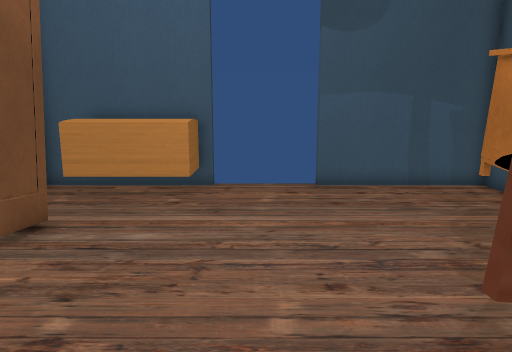
View 1 (above)

16 first-person views from a walk through a 3-D level made in the Unity game engine. The camera is 1.4 m above the floor, tilts 10° down and sees 70° across. The floor is counted in squares, 0.5 m on a side. Each view is taken from the middle of a square. On the plan, view 1 faces up. The plan holds only what a view shows up to about 20 squares ahead; the rest is blank. Some animated figures are not drawn.

View 2
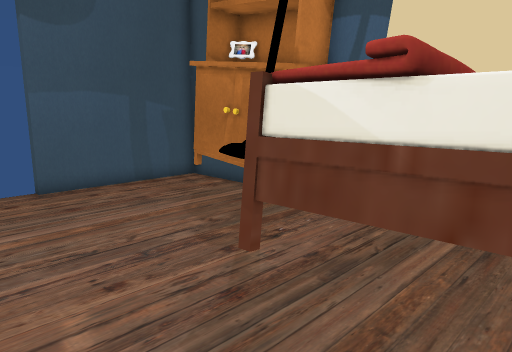

View 3
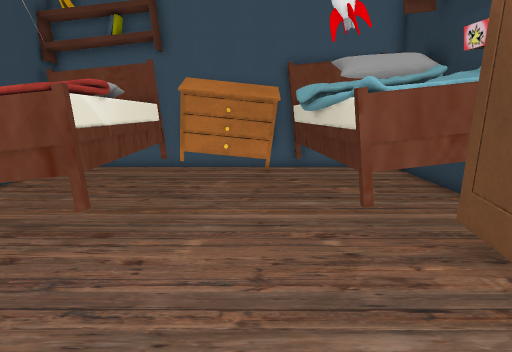

View 4
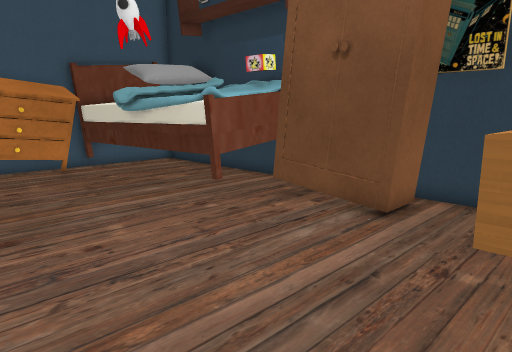

View 5
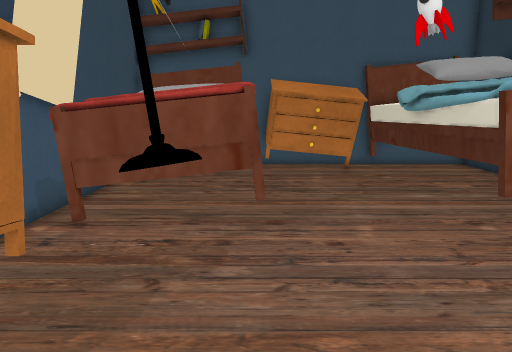

View 6
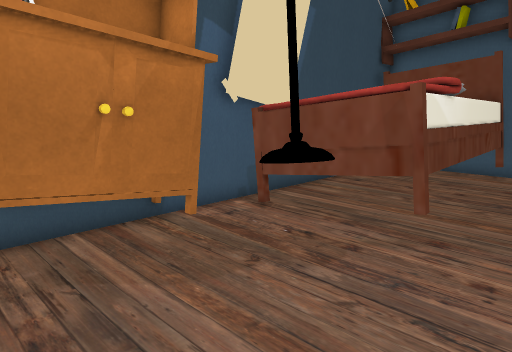

View 7
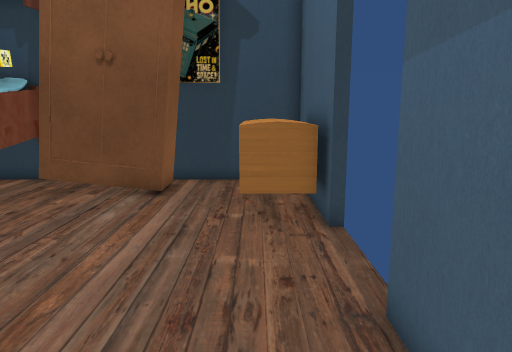

View 8
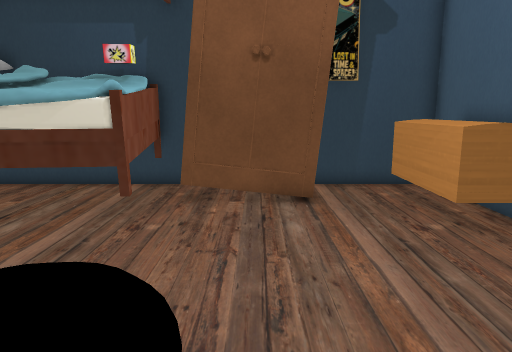

View 9
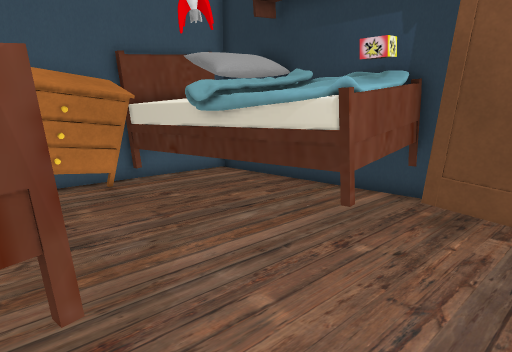

View 10
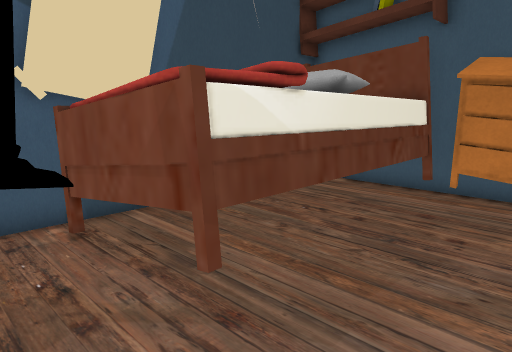

View 11
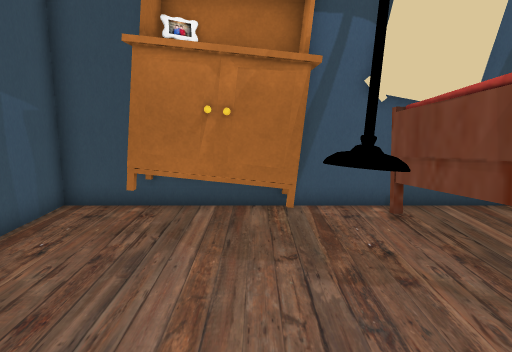

View 12
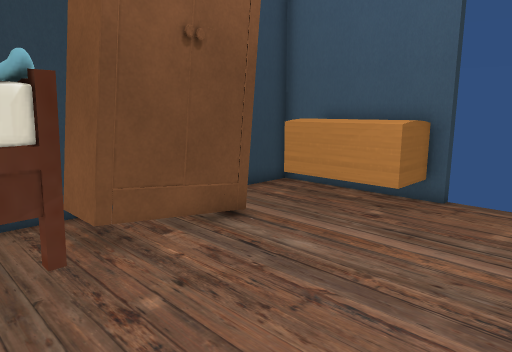

View 13
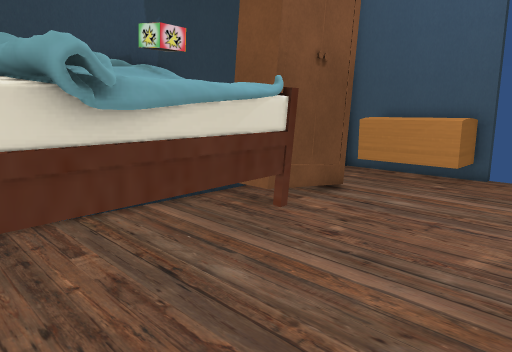

View 14
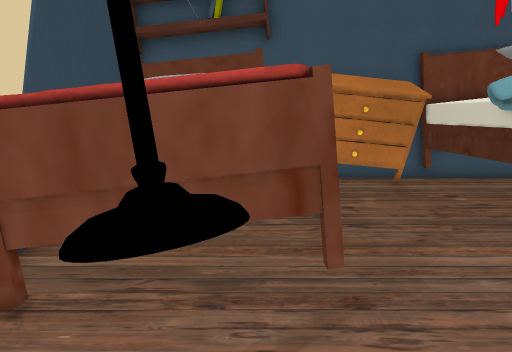

View 15
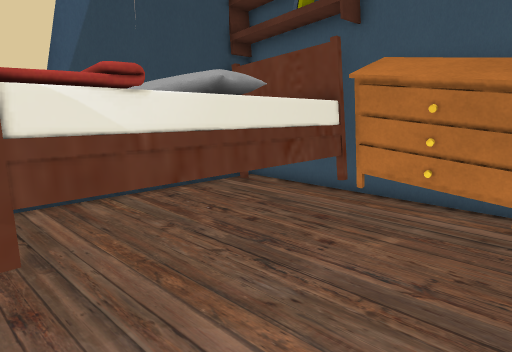

View 16
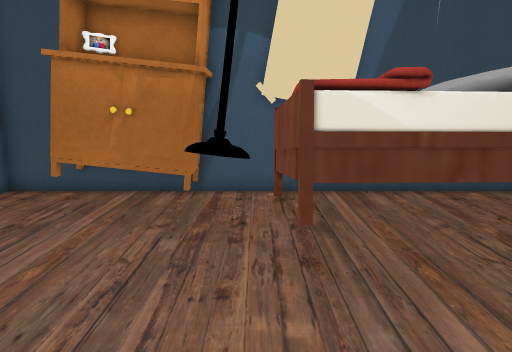

### Floor plan
Key: @ floor where view 1 was taken; # wall or solid block; . floor; = window, fence, low wall or low ledge; ^ raised ledge; O other object.
Columns run from 8 left of view 1 to 9 right of it. Each row starts with its distance up from view 1.
 14 #######    #######
 13 #. OOOO..........#
 12 #.OOOOO..........#
 11 #..............OO#
 10 #..............OO#
  9 #OOO...........OO#
  8 #  O...........OO#
  7    O.........=.OO#
  6    O........^#=. #
  5 #OOO........== . #
  4 #..OO......OOOOOO#
  3 OOOOOO.....OO   O#
  2 OOOOOO.....OOOOOO#
  1 OOOOOO.....O     #
  0 #OOOOO..@..OOOOO #
 -1 #OOOOOO....OOOO  #
 -2 #OOOOO.....OO
 -3 #OOOOO.....O
 -4 #   OOOOOOOOO
 -5 #   OOOOOOOOOOOOO
 -6 #OOOOOOOOOO#####

Where each view was taken, in squares from view 1:
view 1: 0 up, 0 right, facing up
view 2: 0 up, 1 left, facing up-right
view 3: 12 up, 1 left, facing down
view 4: 13 up, 4 right, facing down-left
view 5: 13 up, 3 right, facing down
view 6: 12 up, 0 right, facing down-right
view 7: 12 up, 7 right, facing left
view 8: 7 up, 6 right, facing left
view 9: 8 up, 4 right, facing down-left
view 10: 7 up, 1 left, facing down-right
view 11: 8 up, 2 left, facing right
view 12: 2 up, 2 right, facing up-left
view 13: 3 down, 2 right, facing up-left
view 14: 9 up, 4 right, facing down
view 15: 5 up, 3 left, facing down-right
view 16: 5 up, 4 left, facing right
